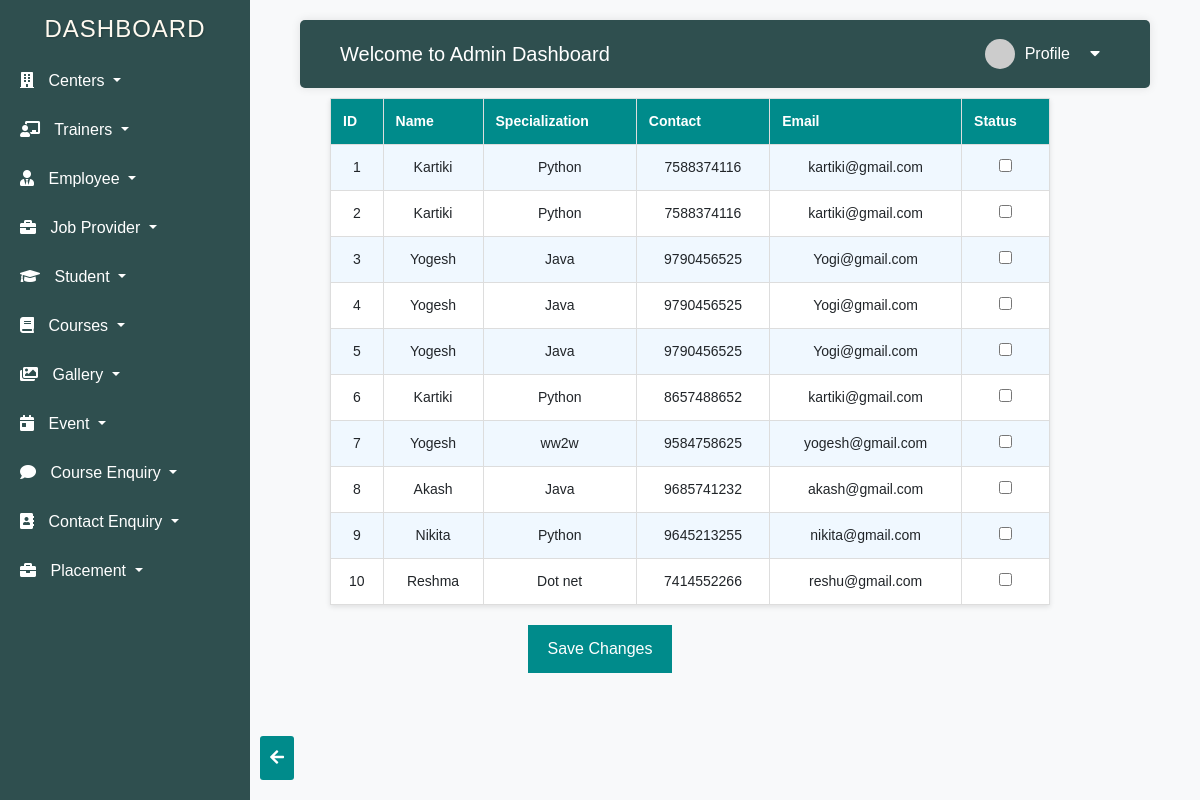
The page /trainer_fetch.php on the database its author committed.
### tables this page shows
CREATE TABLE `trainers` (
  `t_tr_id` int(11) NOT NULL,
  `t_tr_name` varchar(30) NOT NULL,
  `t_tr_gender` enum('Male','Female','Other') NOT NULL,
  `t_tr_specialization` text NOT NULL,
  `t_tr_contact` bigint(10) NOT NULL,
  `t_tr_email` varchar(30) NOT NULL,
  `t_tr_experience` int(11) NOT NULL,
  `status` int(2) NOT NULL
);

### trainer_fetch.php (the view, shortened to what this page needs)
<!DOCTYPE html>
<html lang="en">
<head>
    <link rel="stylesheet" href="https://cdnjs.cloudflare.com/ajax/libs/font-awesome/5.15.4/css/all.min.css">
</head>
<body>
    <?php include "a_dashb.php";  ?>
    <form method="post" action="trainer_status.php">
    <table>
        <tr>
            <th>ID</th>
            <th>Name</th>
            <th>Specialization</th>
            <th>Contact</th>
            <th>Email</th>
            <th>Status</th>
        </tr>
        <?php
        $servername = "localhost";
        $username = "root";
        $password = "";
        $database = "tnp";
        $conn = new mysqli($servername, $username, $password, $database);
        $sql = "SELECT * FROM trainers";
        $result = $conn->query($sql);
        if ($result->num_rows > 0) {
            while ($row = $result->fetch_assoc()) {
                $id = $row["t_tr_id"];
                $name = $row["t_tr_name"];
                $specialization = $row["t_tr_specialization"];
                $contact = $row["t_tr_contact"];
                $email = $row["t_tr_email"];
                $status = $row["status"];
                echo "<tr>";
                echo "<td>$id</td>";
                echo "<td>$name</td>";
                echo "<td>$specialization</td>";
                echo "<td>$contact</td>";
                echo "<td>$email</td>";
                echo "<td><input type='checkbox' name='status[]' value='$id'";
                if ($status == 1) {
                    echo " checked";
                }
                echo "></td>";
                echo "</tr>";
            }
        } else {
            echo "<tr><td colspan='6'>No records found</td></tr>";
        }
        ?>
    </table>
<div class="button-container">
    <button type="submit">Save Changes</button>
</div>
</form>
<div class="button-container2">
<a href="a_dashb.php"><i class="fas fa-arrow-left"></i></a>
</div>
</body>
</html>

### trainer_fetch.php (style rules this page uses)
body { margin: 0; padding: 0; font-family: Arial, sans-serif; }
table { width: 60%; margin-top: -70px; border-collapse: collapse; background-color: #fff; box-shadow: 0 2px 5px rgba(0, 0, 0, 0.1); margin-left: auto; margin-right: 150px; padding: 20px; }
th, td { padding: 12px; text-align: center; font-size: 14px; border: 1px solid #ddd; }
th { background-color: #008B8B; color: white; }
tr:nth-child(even) { background-color: #f0f8ff; }
.button-container { text-align: center; margin-top: 20px; }
button { padding: 12px 20px; font-size: 14px; border: none; background-color: #008B8B; color: white; cursor: pointer; border-radius: 4px; }
.button-container2 { position: fixed; bottom: 20px; left: 260px; z-index: 999; }
.button-container2 a { display: inline-block; padding: 10px; background-color: #008B8B; color: white; border-radius: 3px; text-decoration: none; }

### a_dashb.php (style rules this page uses)
body { font-family: Arial, sans-serif; background-color: #f8f9fa; margin: 0; padding: 0; }

### rows shown on the page
trainers: t_tr_id "1", t_tr_name "Kartiki", t_tr_specialization "Python", t_tr_contact "7588374116", t_tr_email "kartiki@gmail.com"
trainers: t_tr_id "2", t_tr_name "Kartiki", t_tr_specialization "Python", t_tr_contact "7588374116", t_tr_email "kartiki@gmail.com"
trainers: t_tr_id "3", t_tr_name "Yogesh", t_tr_specialization "Java", t_tr_contact "9790456525", t_tr_email "Yogi@gmail.com"
trainers: t_tr_id "4", t_tr_name "Yogesh", t_tr_specialization "Java", t_tr_contact "9790456525", t_tr_email "Yogi@gmail.com"
trainers: t_tr_id "5", t_tr_name "Yogesh", t_tr_specialization "Java", t_tr_contact "9790456525", t_tr_email "Yogi@gmail.com"
trainers: t_tr_id "6", t_tr_name "Kartiki", t_tr_specialization "Python", t_tr_contact "8657488652", t_tr_email "kartiki@gmail.com"
trainers: t_tr_id "7", t_tr_name "Yogesh", t_tr_specialization "ww2w", t_tr_contact "9584758625", t_tr_email "yogesh@gmail.com"
trainers: t_tr_id "8", t_tr_name "Akash", t_tr_specialization "Java", t_tr_contact "9685741232", t_tr_email "akash@gmail.com"
trainers: t_tr_id "9", t_tr_name "Nikita", t_tr_specialization "Python", t_tr_contact "9645213255", t_tr_email "nikita@gmail.com"
trainers: t_tr_id "10", t_tr_name "Reshma", t_tr_specialization "Dot net", t_tr_contact "7414552266", t_tr_email "reshu@gmail.com"
